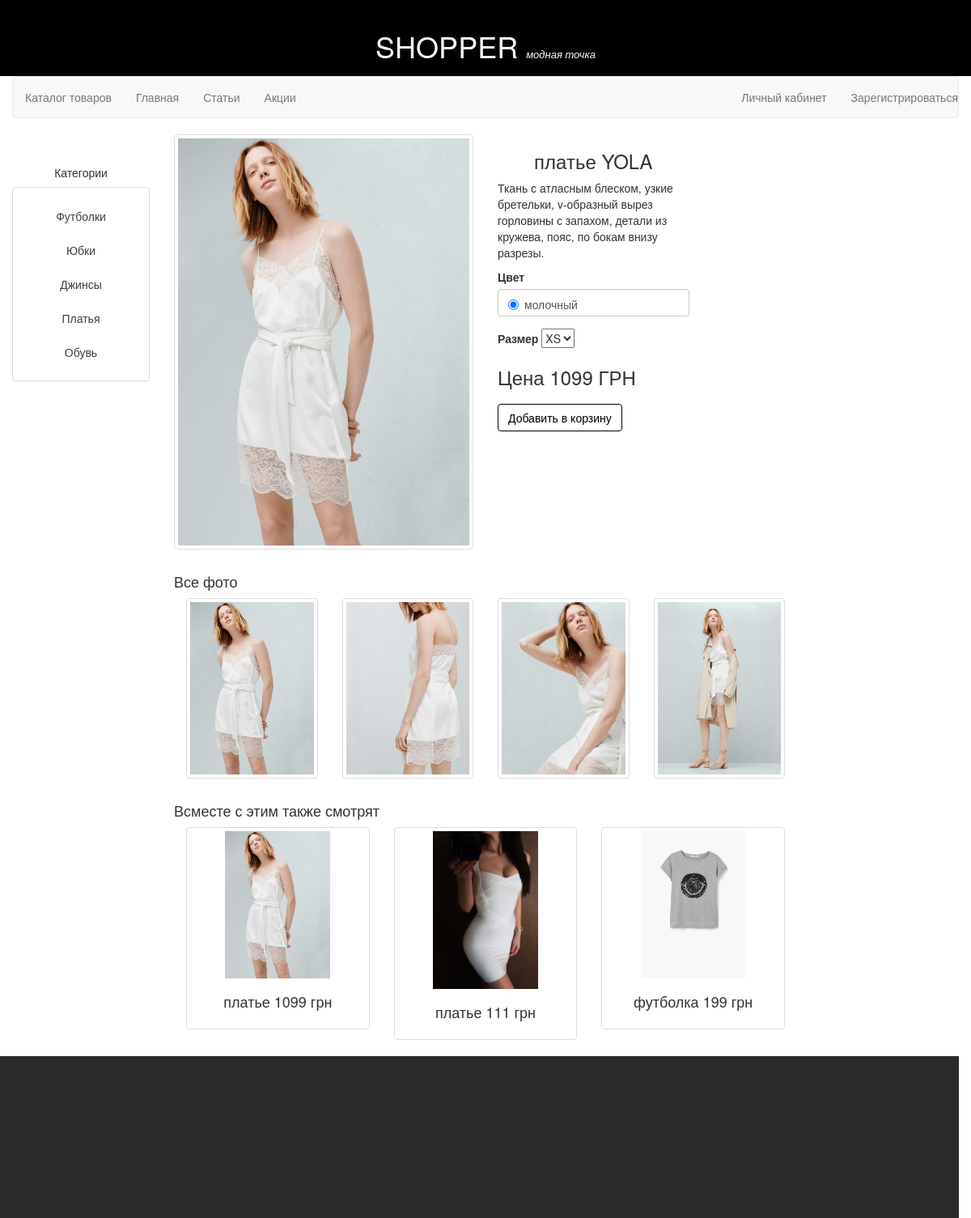
/product?id=10, run on the app's committed database.
### tables this page shows
CREATE TABLE IF NOT EXISTS `families` (
  `type` int(11) NOT NULL,
  `family` varchar(70) NOT NULL,
  `category_name` varchar(50) NOT NULL,
  PRIMARY KEY (`type`)
);

CREATE TABLE IF NOT EXISTS `product_photo` (
  `id` int(11) NOT NULL,
  `photo_url` varchar(200) NOT NULL,
  `color` char(2) NOT NULL,
  KEY `id_product` (`id`),
  KEY `id` (`id`)
);

CREATE TABLE IF NOT EXISTS `product` (
  `id` int(11) NOT NULL AUTO_INCREMENT,
  `name` varchar(30) NOT NULL,
  `description` tinytext NOT NULL,
  `type` int(11) NOT NULL,
  `price` float NOT NULL,
  PRIMARY KEY (`id`),
  KEY `type` (`type`)
);

### controllers/main_view_sidebar_controller.php (called while the page is built)
<?php
include "models/category_model.php";
include "views/main_view_sidebar.php";
?>

### core/routing.php (called while the page is built, shortened)
<?php
include_once('core/db_script.php');
function routing($page){
	$controler  = select ('pages', 'page_name', array('page'=>$page));
	$sidebar_controler = select('right_sidebar','sidebar_page',array('main_page'=>$page));
include_once('models/parametres.php');
include_once('views/template_view.php');
}
?>

### core/core.php (called while the page is built, shortened)
<?php
include_once 'core/routing.php';
function page_load(){
	$page = getPage();
	routing($page);
}
function getPage(){
	$array = explode('/',$_SERVER['REQUEST_URI']);
	$page = $array[1];
	$page = trim_parameters($page);
	if ($page){
		$result = $page;
	}
	else $result ='main';
	return $result;
}
function trim_parameters($page){
	$array = explode('?',$page);
	return $array[0];
}
?>

### index.php (called while the page is built)
<?php
include_once ("core/core.php");
page_load();
?>

### core/db_script.php (called while the page is built, shortened)
<?php
function get_connection(){
	return mysqli_connect('127.0.0.1','root','','myfirstshop');
}
function select($table, $what='*', $where='', $add=""){
	if (!empty($where))
	{
		foreach($where as $key=>$value){
			$where_sql.="$and $key='$value' ";
			if (!$and)
				$and=' and ';
		}
		$where_sql='where '.$where_sql;
	}
	$query="SELECT $what FROM $table $where_sql $add";
	$db_connection=get_connection();
	mysqli_set_charset($db_connection,'utf8');
	$result = mysqli_query($db_connection,$query);
	if ($result && mysqli_num_rows($result)){
		while ($row=mysqli_fetch_assoc($result))
			$rows[]=$row;
	}
	else {
		$rows='';
	}
	return $rows;
}
function getRandom($table, $count){
	$count_items = select ($table,'count(*)');
	$result = array();
	if ($count<=$count_items[0]['count(*)']){
	for ($i=0; $i<$count; $i++){
		$curRand=rand(0, $count_items[0]['count(*)']-1);
		$item =  select ($table,'*','',"limit $curRand, 1");
		if (!in_array($item[0],$result))
			$result[]=$item[0];
		else
			$i--;
	}
}
else
 $result = select($table);
	return $result;
}

### models/category_model.php (called while the page is built)
<?php
$categories = select ('families','category_name,type');
?>

### models/parametres.php (called while the page is built, shortened)
<?php
$_tmp = select('settings', '*' );
foreach ($_tmp as $v){
	extract($v);
	$parametr_array[$parameter]=$value;
}
extract($parametr_array);
$addicional_prod_count=$addicional_prod_rows*3;
?>

### models/one_product_model.php (called while the page is built)
<?php
$product = select ('product','*',array('id'=>$id));
$images = select
(
	'product_photo',
	'photo_url, color',
	array('id'=>$id)
);
$_colors_exists = select('stock','DISTINCT color as code',array('id'=>$id),"and stock>0");
foreach ($_colors_exists as $value) {
	$_color_db = select('colors','code, value',$value);
	$_colors_db[] = $_color_db[0];
}
foreach ($_colors_db as $v){
	$colors[$v['code']]=$v['value'];
}
$family = select ('families','family', array('type'=>$product[0]['type']));
$_sizes =select('stock',
				'size,color',
				array('id'=>$id,
					  ),
				"and stock>0");
for($i=0;$i<count($_sizes);$i++) {
	$size_value = $_sizes[$i]['size'];
	$size = $_sizes[$i]['size'];
	$size_color=$size.$_sizes[$i]['color'];
	if ($size >17 and $size<25){
		$new_size = select('sizes','size',array('id'=>$size));
		 $sizes[$size_color] = $new_size [0]['size'];
	}
	else
		 $sizes[$size_color] =$size_value;
}

### models/product_list_model.php (called while the page is built, shortened)
<?php
	if ($product_list){
	foreach($product_list as $k=>$v){
		$family = select ('families','family', array('type'=>$v['type']));
		$photo = select
		(
			'product_photo',
			'photo_url',
			array('id'=>$v['id']),
			"LIMIT 1"
			);
		if (!$photo){
			$product_list[$k]['photo'] = "";
		}
		else{
			$product_list[$k]['photo'] = $photo[0]['photo_url'];
		}
		$product_list[$k]['type']  = $family[0]['family'];
	}
}
	?>

### views/one_product_view.php (the view, shortened to what this page needs)
<?php
extract($product[0]);
extract($family[0]);
?>
<div class="row">
	<div class="col-xs-4 col-sm-4 col-md-56 col-lg-6">
		<div class="thumbnail">
			<img src='<?=($images)?$images[0]['photo_url']:'uploads/img/no_photo.jpg';?>' alt="">
		</div>
	</div>
	<div class="col-xs-5 col-sm-5 col-md-4 col-lg-4">
	<p class="h3 text-center"> <?=$family;?> <?=$name;?></p>
	<p><?=$description;?></p>
	<form action="bakset" method="POST" role="form">
		<div class="form-group">
		<label for="color">Цвет</label>
		<div class="form-control" id='color'>
			<?php foreach ($colors as $k=>$v){$f=0;?>
			<label class="radio-inline">
 			<input type ='radio'name="color" value='<?=$k?>' <?php if ($f==0) echo 'checked'; $f++;?> ><?=$v?>
 			</label>
			<?php }?>
	</div>
	</div>
	<label for="size">Размер</label>
		<select name ='size' id="size">
			<?php foreach ($sizes as $k=>$v){?>
			<option value=<?=$k?>><?=$v?></option>
			<?php }?>
		</select>
	<p class="panel-default h3"> Цена <?=$price;?> ГРН </p>
		<button type="submit" class="btn btn-primary">Добавить в корзину</button>
	</form>
	</div>
</div>
	<p class="h4 allphoto">Все фото</p>
	<?php if($images){?>
	<?php foreach($images as $image){ ?>
	<div class="col-xs-3 col-sm-3 col-md-3 col-lg-3 images" data-color="<?=$image['color']?>">
	<div class="thumbnail full-photo">
		<img src="<?=$image['photo_url']?>">
	</div>
	</div>
	<?php } }  ?>
	<div class="clearfix">
	</div>
<p class="h4">Всместе с этим также смотрят</p>

### views/main_view_sidebar.php
<div class="row">
	<div class="col-xs-12 category-sidebar">
		<p class="h5 text-center">Категории</p>
		<div class="panel panel-default text-center">
			<div class="panel-body">
				<ul class="nav nav-pills nav-stacked">
					<?php if ($categories) foreach ($categories as $category){ ?>
					<li>
						<a href="product?cat=<?=$category['type']?>"><?=$category['category_name']?></a>
					</li>
					<?php }?>
				</ul>
			</div>
		</div>
	</div>
</div>

### views/product_list_view.php (shortened to what this page needs)
<?php
if ($product_list){?>
<?php foreach($product_list as $product){
	extract($product);
	?>
	<div class='col-md-4'>
		<a href='<?=$link?>?id=<?=$id;?>'>
			<div class="thumbnail">
				<img src='<?=($photo)?$photo:'uploads/img/no_photo.jpg';?>' class="prew">
				<div class="caption">
					<p class="h4 text-center"><?=$type?> <?=$price;?> грн</p>
				</div>
			</div>
		</a>
	</div>
	<?php
}
}

### views/css/style.css (style rules this page uses)
* { margin:0; padding: 0; }
html,body { height: 100%; min-height: 100%; }
.prew { width:60%; }
.btn { color:black; background: white; border-color:black; margin-top:10px; }
a { color:#384042; }
.category-sidebar { margin-top:30px; }

### data on the page
families: category_name "Футболки"
families: category_name "Юбки"
families: category_name "Джинсы"
families: category_name "Платья", family "платье"
families: category_name "Обувь"
product_photo: photo_url (picture)
product: name "YOLA", description "Ткань с атласным блеском, узкие бретельки, v-образный вырез горловины с запaхом, детали из кружева, пояс, по бокам внизу разрезы.", price "1099", shows a picture, type "платье"
product_photo: photo_url (picture)
product_photo: photo_url (picture)
product_photo: photo_url (picture)
product: shows a picture, type "платье", price "111"
product: shows a picture, type "футболка", price "199"

### other printed values
$v "молочный"
form field size "XS"
